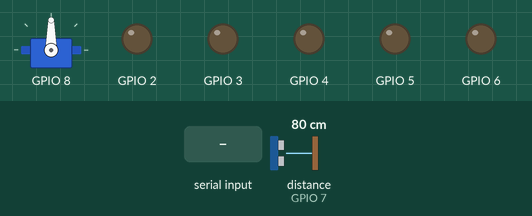
A sketch run on a simulated ESP32. Parts: servo, output pins drawn as LEDs (lit = HIGH). The inputs (shaded band) are chosen by the test bench; at power-on: distance to the obstacle (sensor on GPIO 7) 80 cm. The echo pulse lasts 58.3 µs per cm.

Above: at 1.2 s.
1.3 s: "e" received over Serial
At 1.6 s:
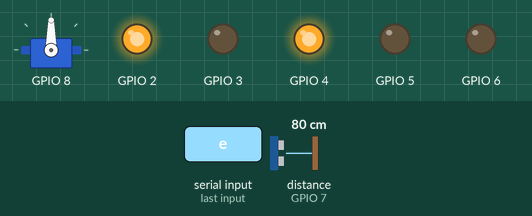
2.8 s: distance to the obstacle (sensor on GPIO 7) set to 22 cm
4.3 s: distance to the obstacle (sensor on GPIO 7) set to 17 cm
At 4.7 s:
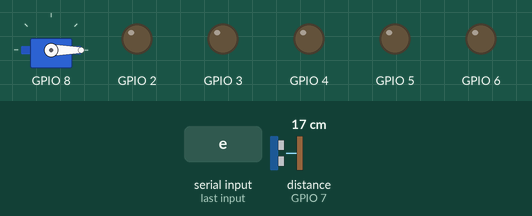
7.3 s: "d" received over Serial
At 7.9 s:
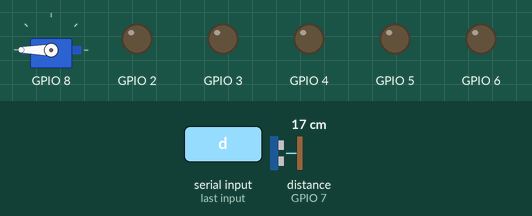
Timing chart, 0 to 10.0 s (numbered marks = the images above; inputs shaded):
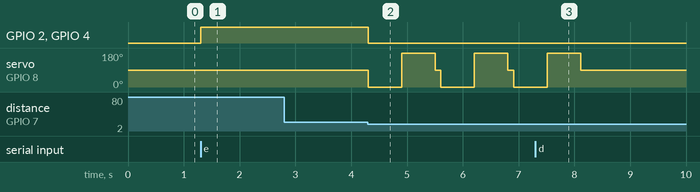

The sketch:

Main.ino
```cpp
#include "UltrasonicMotorControl.h"

// Pin Configuration
// Trigger Pin: 6
// Echo Pin: 7
// Servo Pin: 8
// Left Motor Forward: 2
// Left Motor Backward: 3
// Right Motor Forward: 4
// Right Motor Backward: 5

UltrasonicMotorControl motorControl(6, 7, 8, 2, 3, 4, 5);
bool ultrasonicMode = false;

void setup() {
    Serial.begin(9600);
}

void loop() {
    if (Serial.available()) {
        char command = Serial.read();
        if (command == 'e') {
            ultrasonicMode = true;
            motorControl.enable();
        } else if (command == 'd') {
            ultrasonicMode = false;
            motorControl.disable();
        }
    }
    if (ultrasonicMode) {
        motorControl.update();
    }
}
```

UltrasonicMotorControl.cpp
```cpp
#include "UltrasonicMotorControl.h"

UltrasonicMotorControl::UltrasonicMotorControl(int trig, int echo, int servo, int lf, int lb, int rf, int rb) {
    trigPin = trig;
    echoPin = echo;
    servoPin = servo;
    leftForward = lf;
    leftBackward = lb;
    rightForward = rf;
    rightBackward = rb;
    enabled = false;

    pinMode(trigPin, OUTPUT);
    pinMode(echoPin, INPUT);
    pinMode(leftForward, OUTPUT);
    pinMode(leftBackward, OUTPUT);
    pinMode(rightForward, OUTPUT);
    pinMode(rightBackward, OUTPUT);
    myservo.attach(servoPin);
}

void UltrasonicMotorControl::enable() {
    enabled = true;
}

void UltrasonicMotorControl::disable() {
    enabled = false;
    stopMotors();
}

int UltrasonicMotorControl::getDistance() {
    digitalWrite(trigPin, LOW);
    delayMicroseconds(2);
    digitalWrite(trigPin, HIGH);
    delayMicroseconds(10);
    digitalWrite(trigPin, LOW);
    int duration = pulseIn(echoPin, HIGH);
    return duration / 58.2;
}

void UltrasonicMotorControl::moveForward() {
    digitalWrite(leftForward, HIGH);
    digitalWrite(leftBackward, LOW);
    digitalWrite(rightForward, HIGH);
    digitalWrite(rightBackward, LOW);
}

void UltrasonicMotorControl::moveLeft() {
    digitalWrite(leftForward, LOW);
    digitalWrite(leftBackward, HIGH);
    digitalWrite(rightForward, HIGH);
    digitalWrite(rightBackward, LOW);
}

void UltrasonicMotorControl::moveRight() {
    digitalWrite(leftForward, HIGH);
    digitalWrite(leftBackward, LOW);
    digitalWrite(rightForward, LOW);
    digitalWrite(rightBackward, HIGH);
}

void UltrasonicMotorControl::stopMotors() {
    digitalWrite(leftForward, LOW);
    digitalWrite(leftBackward, LOW);
    digitalWrite(rightForward, LOW);
    digitalWrite(rightBackward, LOW);
}

void UltrasonicMotorControl::update() {
    if (!enabled) return;
    int distance = getDistance();
    if (distance < 20) {
        stopMotors();
        myservo.write(0);
        delay(500);
        int distanceL = getDistance();
        delay(100);
        myservo.write(180);
        delay(500);
        int distanceR = getDistance();
        delay(100);
        myservo.write(90);
        delay(100);
        if (distanceR > distanceL) {
            moveRight();
        } else {
            moveLeft();
        }
    } else {
        moveForward();
    }
}
```

UltrasonicMotorControl.h
```cpp
#ifndef ULTRASONIC_MOTOR_CONTROL_H
#define ULTRASONIC_MOTOR_CONTROL_H

#include <Arduino.h>
#include <ESP32Servo.h>

class UltrasonicMotorControl {
public:
    UltrasonicMotorControl(int trigPin, int echoPin, int servoPin, int leftForward, int leftBackward, int rightForward, int rightBackward);
    void update();
    void enable();
    void disable();
private:
    int getDistance();
    void moveForward();
    void moveLeft();
    void moveRight();
    void stopMotors();

    int trigPin, echoPin, leftForward, leftBackward, rightForward, rightBackward, servoPin;
    bool enabled;
    Servo myservo;
};

#endif
```

Measured:
- the behaviour switches between 20 and 19 cm on distance to the obstacle (sensor on GPIO 7) (found by bisection; images 1 and 2)
- after the input at 1.3 s, GPIO 2, GPIO 4: LOW → HIGH at once
- after the input at 2.8 s, every drawn part: stays the same
- after the input at 4.3 s, GPIO 2, GPIO 4: HIGH → LOW at once; servo on GPIO 8: 90° → 0° at once, → 180° 0.60 s later, → 90° 0.60 s later, → 0° 0.10 s later, … (7 changes in this stretch)
- after the input at 7.3 s, servo on GPIO 8: goes on until 8.1 s, then stays 90°
